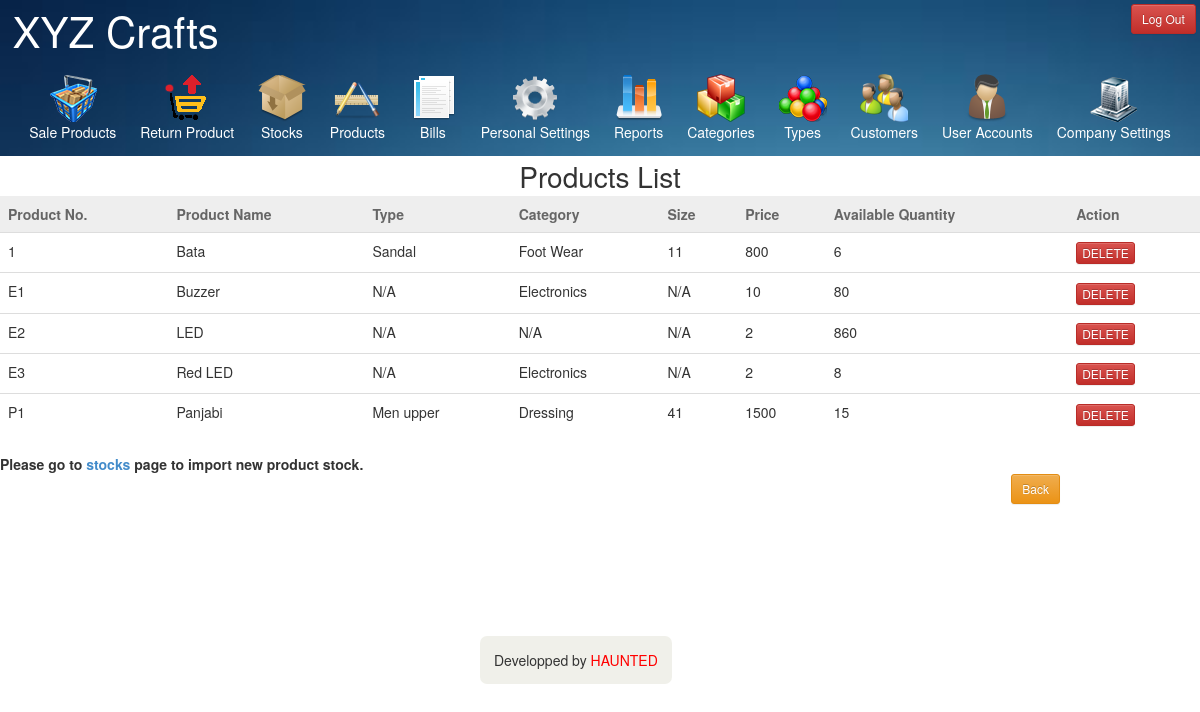
The app's page /products.php (signed in) with its own data.
### tables this page shows
CREATE TABLE IF NOT EXISTS `company` (
  `company_id` int(11) NOT NULL AUTO_INCREMENT,
  `company_name` varchar(50) NOT NULL,
  `company_logo` varchar(100) DEFAULT NULL,
  PRIMARY KEY (`company_id`)
);

CREATE TABLE IF NOT EXISTS `stocks` (
  `stocks_pk` int(11) NOT NULL AUTO_INCREMENT,
  `stock_id` varchar(15) NOT NULL,
  `product_id` varchar(15) NOT NULL,
  `import_quantity` int(11) NOT NULL,
  `current_quantity` int(11) NOT NULL,
  `import_date` datetime NOT NULL,
  `is_deleted` int(1) NOT NULL,
  PRIMARY KEY (`stocks_pk`)
);

CREATE TABLE IF NOT EXISTS `products` (
  `products_pk` int(11) NOT NULL AUTO_INCREMENT,
  `product_id` varchar(15) NOT NULL,
  `product_name` varchar(50) NOT NULL,
  `product_type` int(11) NOT NULL,
  `product_category` int(11) NOT NULL,
  `product_size` varchar(15) DEFAULT NULL,
  `product_price` double NOT NULL,
  `buying_price` double NOT NULL,
  PRIMARY KEY (`products_pk`)
);

CREATE TABLE IF NOT EXISTS `types` (
  `type_id` int(11) NOT NULL AUTO_INCREMENT,
  `type_name` varchar(50) NOT NULL,
  `category_id` int(11) NOT NULL,
  PRIMARY KEY (`type_id`)
);

CREATE TABLE IF NOT EXISTS `categories` (
  `category_id` int(11) NOT NULL AUTO_INCREMENT,
  `category_name` varchar(50) NOT NULL,
  PRIMARY KEY (`category_id`)
);

### products.php (the view, shortened to what this page needs)
<?php
	require 'mask.php';
	$sql="SELECT * FROM products JOIN stocks ON products.product_id=stocks.product_id WHERE stocks.is_deleted=0";
	$result=mysql_query($sql);
	if(mysql_num_rows($result)){
		echo "
		<div id='tableTitleDiv'>
		Products List
		</div>
		";
		echo"
		<table class='table table-responsive sortable'>
			<thead>
				<tr>
					<td>Product No.</td>
					<td>Product Name</td>
					<td>Type</td>
					<td>Category</td>
					<td>Size</td>
					<td>Price</td>
					<td>Available Quantity</td>
					<td>Action</td>
				</tr>
			</thead>
			<tbody>
		";
		while($row=mysql_fetch_array($result)){
			$productId=$row['product_id'];
			$productName=$row['product_name'];
			$productType=$row['product_type'];
			$productCategory=$row['product_category'];
			$productSize=$row['product_size'];
			$productPrice=$row['product_price'];
			if($productSize===""){
				$productSize="N/A";
			}
			$sql2="SELECT current_quantity FROM stocks WHERE product_id='$productId'";
			$result2=mysql_query($sql2);
			$row2=mysql_fetch_array($result2);
			$currentQuantity=$row2['current_quantity'];
			$sql2="SELECT type_name FROM types WHERE type_id='$productType'";
			$result2=mysql_query($sql2);
			$row2=mysql_fetch_array($result2);
			$productTypeName=$row2['type_name'];
			if($productTypeName===null)
				$productTypeName="N/A";
			$sql2="SELECT category_name FROM categories WHERE category_id='$productCategory'";
			$result2=mysql_query($sql2);
			$row2=mysql_fetch_array($result2);
			$productCategoryName=$row2['category_name'];
			if($productCategoryName===null)
				$productCategoryName="N/A";
			echo "
				<tr>
					<td>$productId</td>
					<td>$productName</td>
					<td>$productTypeName</td>
					<td>$productCategoryName</td>
					<td>$productSize</td>
					<td>$productPrice</td>
					<td>$currentQuantity</td>
					<td><input type='button' value='DELETE' onclick='deleteProduct(\"$productId\");' class='btn btn-danger btn-xs'></td>
				</tr>
			";
		}
		echo"
			</tbody>
		</table>
		<div id='customerTotalText'>Please go to <a href='stocks.php'>stocks</a> page to import new product stock.</div>
		</div>
		";
	}else{
		echo "No products available currently.";
	}
?>
<!DOCTYPE html>
<html>
<head>
</head>
<body>
	<div id="tableButtons">
		<a href="javascript:history.back()" class="btn btn-warning btn-sm">Back</a>
	</div>
</body>
</html>

### mask.php (shortened to what this page needs)
<?php
  function showTitle(){
    $sql="SELECT company_name FROM company";
    $result=mysql_query($sql);
    $row=mysql_fetch_array($result);
    $companyName=$row['company_name'];
    echo $companyName;
  }
  function showLogOutButton(){
    if(isset($_SESSION['id'])){
      echo '<input type="button" class="btn btn-sm btn-danger" role="button" id="signOutButton" value="Log Out" onClick="logOut();" /></p>';
    }
  }
?>
<!DOCTYPE html>
<html>
<head>
  <link rel="stylesheet" type="text/css" href="apiFiles/bootstrap.css">
  <link rel="stylesheet" type="text/css" href="apiFiles/bootstrap-theme.css">
  <link rel="stylesheet" type="text/css" href="css/pageStyle.css">
</head>
<body>
  <div id="header">
    <a href="panel.php" id="titleText"><?php showTitle(); ?></a>
    <div id="logOutDiv"><?php showLogOutButton(); ?></div>
  <div id="ribonBar">
  <div id="ribons">
    <a href="sale.php">
      <img src="images/sale.png">
      <div>Sale Products</div>
    </a>
    <a href="returnProduct.php">
      <img src="images/returnProduct.png">
      <div>Return Product</div>
    </a>
    <a href="stocks.php">
      <img src="images/stocks.png">
      <div>Stocks</div>
    </a>
    <a href="products.php">
      <img src="images/products.png">
      <div>Products</div>
    </a>
    <a href="bill.php">
      <img src="images/bills.png">
      <div>Bills</div>
    </a>
    <a href="accountSettings.php">
      <img src="images/accountSettings.png">
      <div>Personal Settings</div>
    </a>
    <?php
      if(isset($_SESSION['id'])){
        $id=$_SESSION['id'];
        $sql="SELECT is_admin FROM accounts WHERE account_id='$id'";
        $result=mysql_query($sql);
        $row=mysql_fetch_array($result);
        if($row['is_admin']==='1'){
          echo'
    <a href="reports.php">
      <img src="images/reports.png">
      <div>Reports</div>
    </a>
    <a href="categories.php" id="categories">
      <img src="images/categories.png">
      <div>Categories</div>
    </a>
    <a href="types.php">
      <img src="images/types.png">
      <div>Types</div>
    </a>
    <a href="customers.php">
      <img src="images/customers.png">
      <div>Customers</div>
    </a>
    <a href="employees.php">
      <img src="images/employees.png">
      <div>User Accounts</div>
    </a>
    <a href="companySettings.php">
      <img src="images/company.png">
      <div>Company Settings</div>
    </a>
          ';
        }else if($row['is_admin']==='2'){
          echo'
    <a href="reports.php">
      <img src="images/reports.png">
      <div>Reports</div>
    </a>
    <a href="categories.php" id="categories">
      <img src="images/categories.png">
      <div>Categories</div>
    </a>
    <a href="types.php">
      <img src="images/types.png">
      <div>Types</div>
    </a>
    <a href="customers.php">
      <img src="images/customers.png">
      <div>Customers</div>
    </a>
    <a href="employees.php">
      <img src="images/employees.png">
      <div>User Accounts</div>
    </a>
          ';
        }else if($row['is_admin']==='3'){
          echo'
    <a href="reports.php">
      <img src="images/reports.png">
      <div>Reports</div>
    </a>
    <a href="categories.php" id="categories">
      <img src="images/categories.png">
      <div>Categories</div>
    </a>
    <a href="types.php">
      <img src="images/types.png">
      <div>Types</div>
    </a>
    <a href="customers.php">
      <img src="images/customers.png">
      <div>Customers</div>
    </a>
          ';
        }
      }
    ?>
  </div>
  </div>
  </div>
  <div id="footerDiv">
    Developped by <span id="footerSpan">HAUNTED</span>
  </div>
</body>
</html>

### css/pageStyle.css (style rules this page uses)
table.sortable thead { background-color:#eee; color:#666666; font-weight: bold; cursor: default; }
#header { width: 100%; height: auto; background-image: url('../images/blueBack2.JPG'); background-size: 100%; }
#titleText { text-decoration: none; color: white; font-size: 3em; padding: 0.3em; }
#logOutDiv { float: right; padding: 0.3em; }
#ribons { text-align:center; }
#ribons a { margin:0px 10px; display:inline-block; text-decoration:none; color:white; }
#ribonBar { padding: 1em; }
#tableTitleDiv { font-size: 2em; text-align: center; }
#tableButtons { float: right; margin-right: 10em; }
#customerTotalText { font-size: 1em; font-weight: bold; }
#footerDiv { position: fixed; z-index: -10; margin:40% 0 0 40%; background-color: rgba(180,180,150,0.2); padding: 1em; border-radius: 0.5em; }
#footerSpan { color: red; }

### records on screen
company: company_name "XYZ Crafts"
stocks: product "1", products.product_name "Bata", types.type_name "Sandal", categories.category_name "Foot Wear", products.product_size "11", products.product_price "800", current_quantity "6"
stocks: product "E1", products.product_name "Buzzer", productTypeName "N/A", categories.category_name "Electronics", products.product_size "N/A", products.product_price "10", current_quantity "80"
stocks: product "E2", products.product_name "LED", productTypeName "N/A", productCategoryName "N/A", products.product_size "N/A", products.product_price "2", current_quantity "860"
stocks: product "E3", products.product_name "Red LED", productTypeName "N/A", categories.category_name "Electronics", products.product_size "N/A", products.product_price "2", current_quantity "8"
stocks: product "P1", products.product_name "Panjabi", types.type_name "Men upper", categories.category_name "Dressing", products.product_size "41", products.product_price "1500", current_quantity "15"
